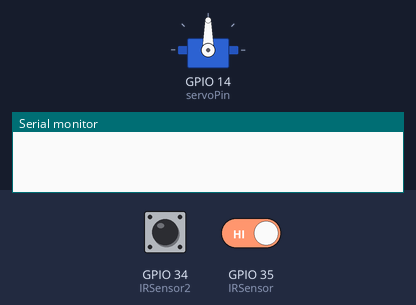
Simulated run of this sketch. Board: ESP32. On the bench: servo, the last lines printed to the serial monitor. The inputs (shaded band) are chosen by the test bench; at power-on: GPIO 34 (IRSensor2) LOW, GPIO 35 (IRSensor) HIGH.

Above: at 1.2 s.
1.3 s: GPIO 34 (IRSensor2) driven HIGH
3.2 s: GPIO 35 (IRSensor) driven LOW
At 4.0 s:
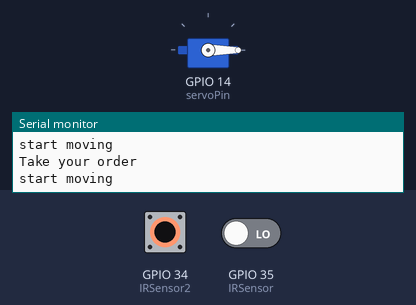
4.7 s: GPIO 34 (IRSensor2) driven LOW
At 5.2 s:
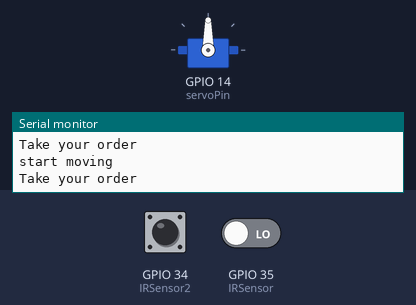
6.2 s: GPIO 34 (IRSensor2) driven HIGH and GPIO 35 (IRSensor) driven HIGH
9.2 s: GPIO 34 (IRSensor2) pulsed LOW 5 times (0.12 s each, 0.3 s apart)
Timing chart, 0 to 12.2 s (numbered marks = the images above; inputs shaded):
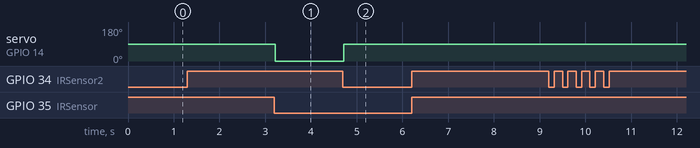

Measured:
- after the input at 3.2 s, servo on GPIO 14 (servoPin): 90° → 0° at once
- after the input at 4.7 s, servo on GPIO 14 (servoPin): 0° → 90° at once

The sketch:

servo_Motor_360_degree_with_IR.ino
```cpp
#include <ESP32Servo.h>

Servo myservo;  // create servo object to control a servo
// 16 servo objects can be created on the ESP32
int IRSensor = 35;
int IRSensor2 = 34;
int Sensor_1 = 0;
int Sensor_2 = 0;
int start = 0;
int pos = 0;    // variable to store the servo position
// Recommended PWM GPIO pins on the ESP32 include 2,4,12-19,21-23,25-27,32-33
int servoPin = 14;

void setup() {
  Serial.begin(9600);
    pinMode(IRSensor, INPUT);
     pinMode(IRSensor2, INPUT);
	// Allow allocation of all timers
	ESP32PWM::allocateTimer(0);
	ESP32PWM::allocateTimer(1);
	ESP32PWM::allocateTimer(2);
	ESP32PWM::allocateTimer(3);
	myservo.setPeriodHertz(50);    // standard 50 hz servo
	myservo.attach(servoPin, 500, 2400); // attaches the servo on pin 18 to the servo object

}

void loop() {
	  Sensor_1 = digitalRead(IRSensor);
    Sensor_2 = digitalRead(IRSensor2);

if ((Sensor_1 == 0 )  && (Sensor_2 == 1)){
start = 1;
    	delay(15);
  }

  if ((start == 1)  && (Sensor_2 == 1)) {
  myservo.write(0);
    Serial.println("start moving");
    	delay(15);
      }
  if (Sensor_2 == 1){
        start = 0;
            Serial.println("Take your order");
      }
  else{
      myservo.write(90);
    	delay(15);

      }
}
```
